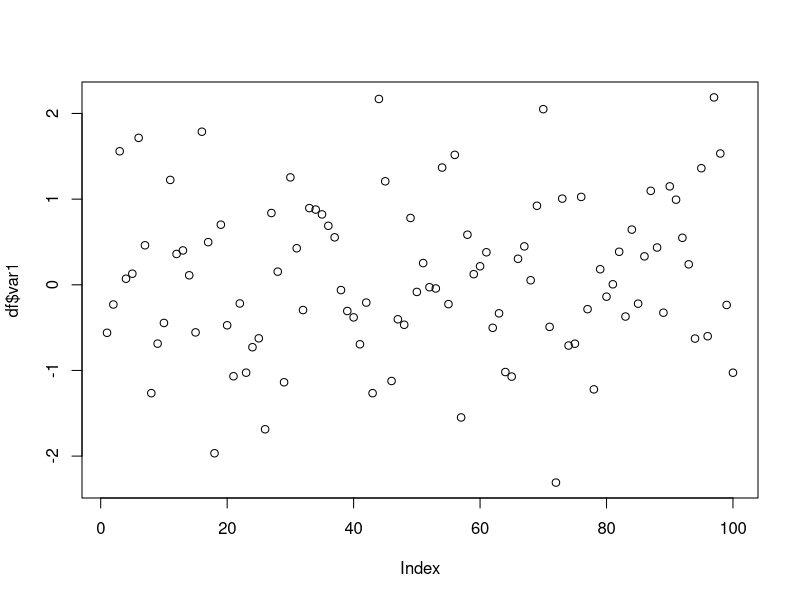
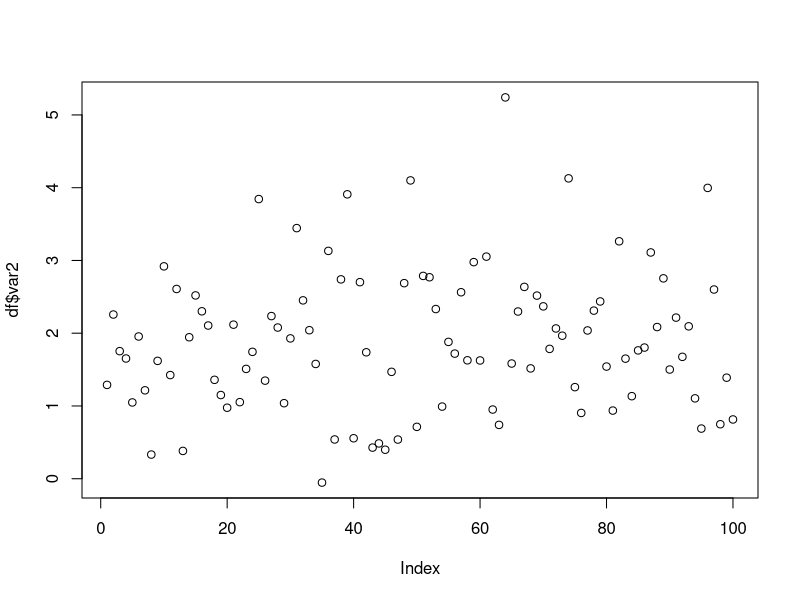
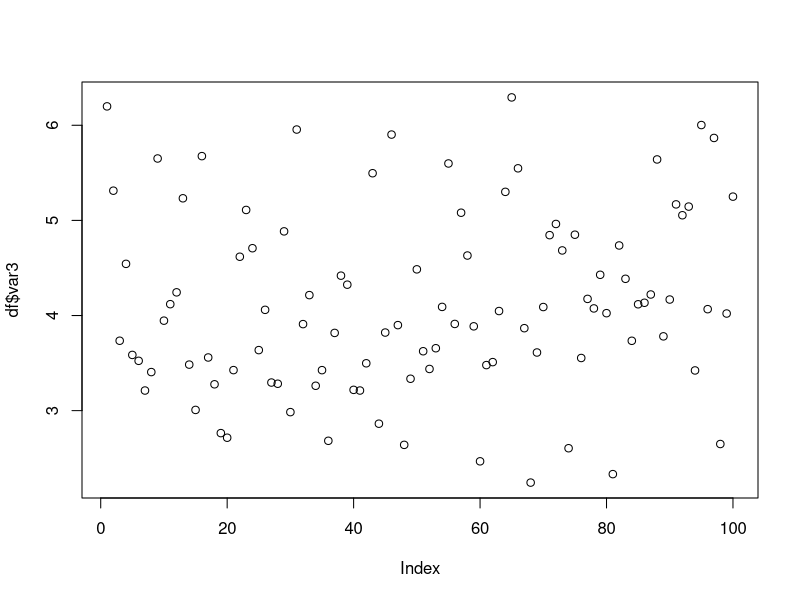
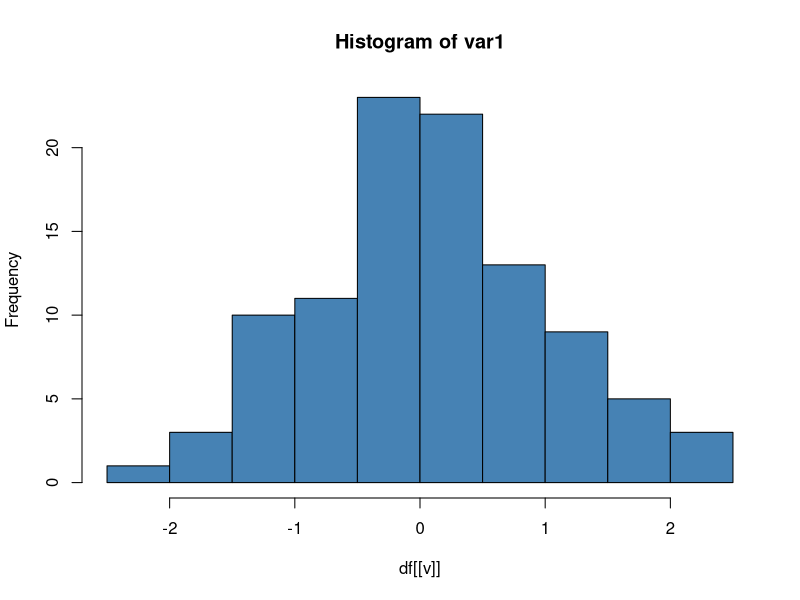
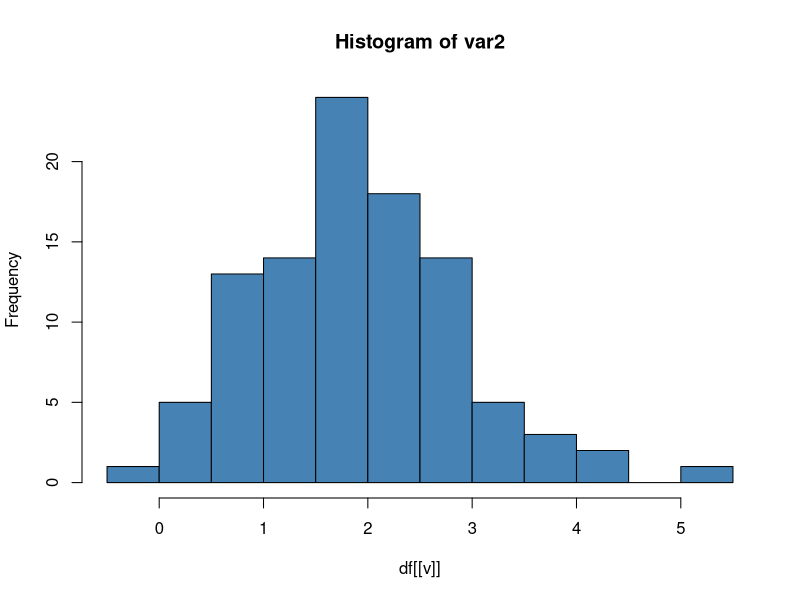
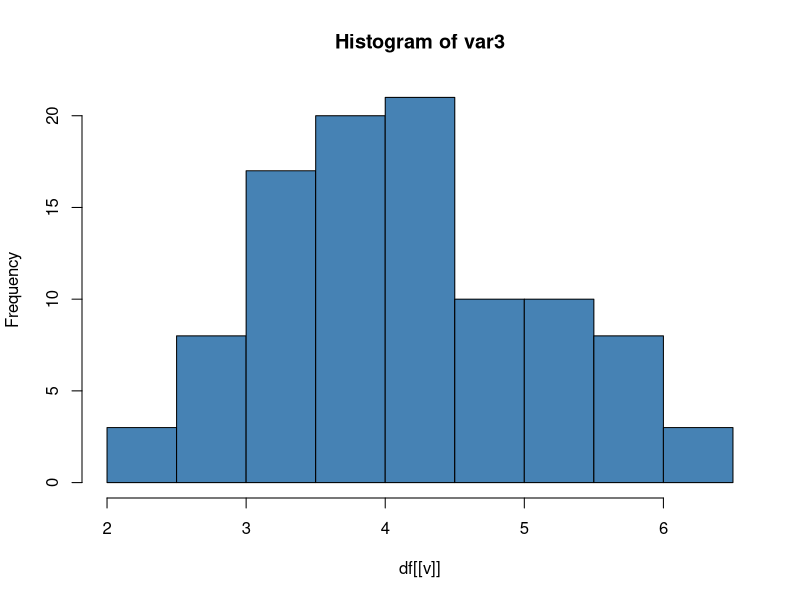
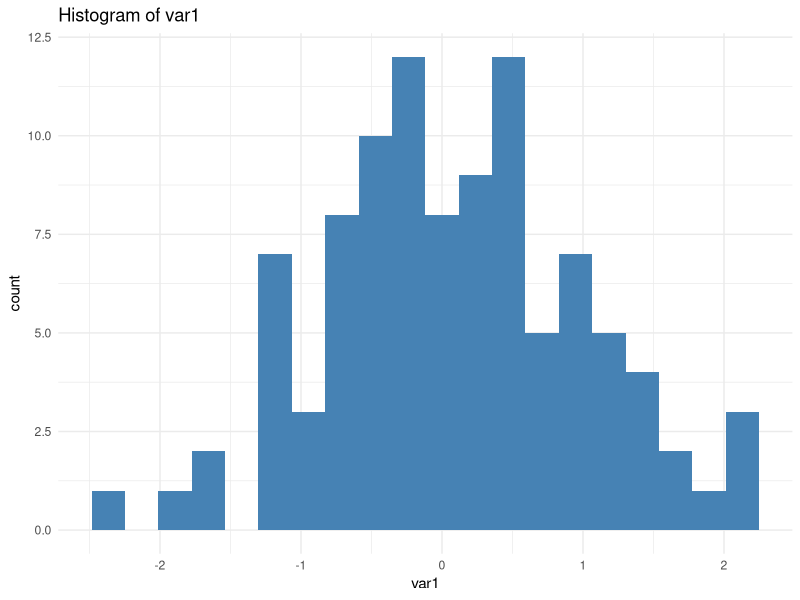
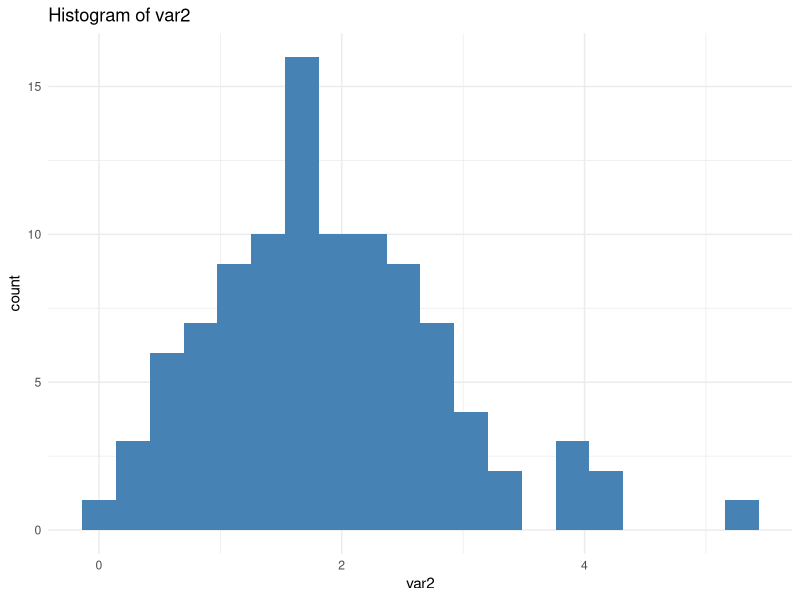

Recreate these plots in R, in order.
## ---- chunk 1
set.seed(123)

df <- data.frame(
  var1 = rnorm(100),
  var2 = rnorm(100, mean = 2),
  var3 = rnorm(100, mean = 4)
)

head(df)
## ---- chunk 2
vars <- names(df)

for (v in vars) {
  print(mean(df[[v]], na.rm = TRUE))
}

## ---- chunk 3
results <- numeric(length(vars))

for (i in seq_along(vars)) {
  results[i] <- mean(df[[vars[i]]], na.rm = TRUE)
}

results
## ---- chunk 4
#| layout-ncol: 3
plot(df$var1)
plot(df$var2)
plot(df$var3)
## ---- chunk 5
#| layout-ncol: 3
for (v in vars) {
  hist(df[[v]],
       main = paste("Histogram of", v),
       col = "steelblue")
}
## ---- chunk 6
#| layout-ncol: 3
library(ggplot2)

for (v in vars) {
  p <- ggplot(df, aes(x = .data[[v]])) +
    geom_histogram(fill = "steelblue", bins = 20) +
    labs(title = paste("Histogram of", v)) +
    theme_minimal()

  print(p)
}
## ---- chunk 7
#| fig-width: 8
#| fig-height: 4
library(tidyr)

df_long <- df |>
  pivot_longer(
    cols = everything(),
    names_to = "variable",
    values_to = "value"
  )

ggplot(df_long, aes(value)) +
  geom_histogram(bins = 20, fill = "steelblue") +
  facet_wrap(~ variable, scales = "free") +
  theme_minimal()
